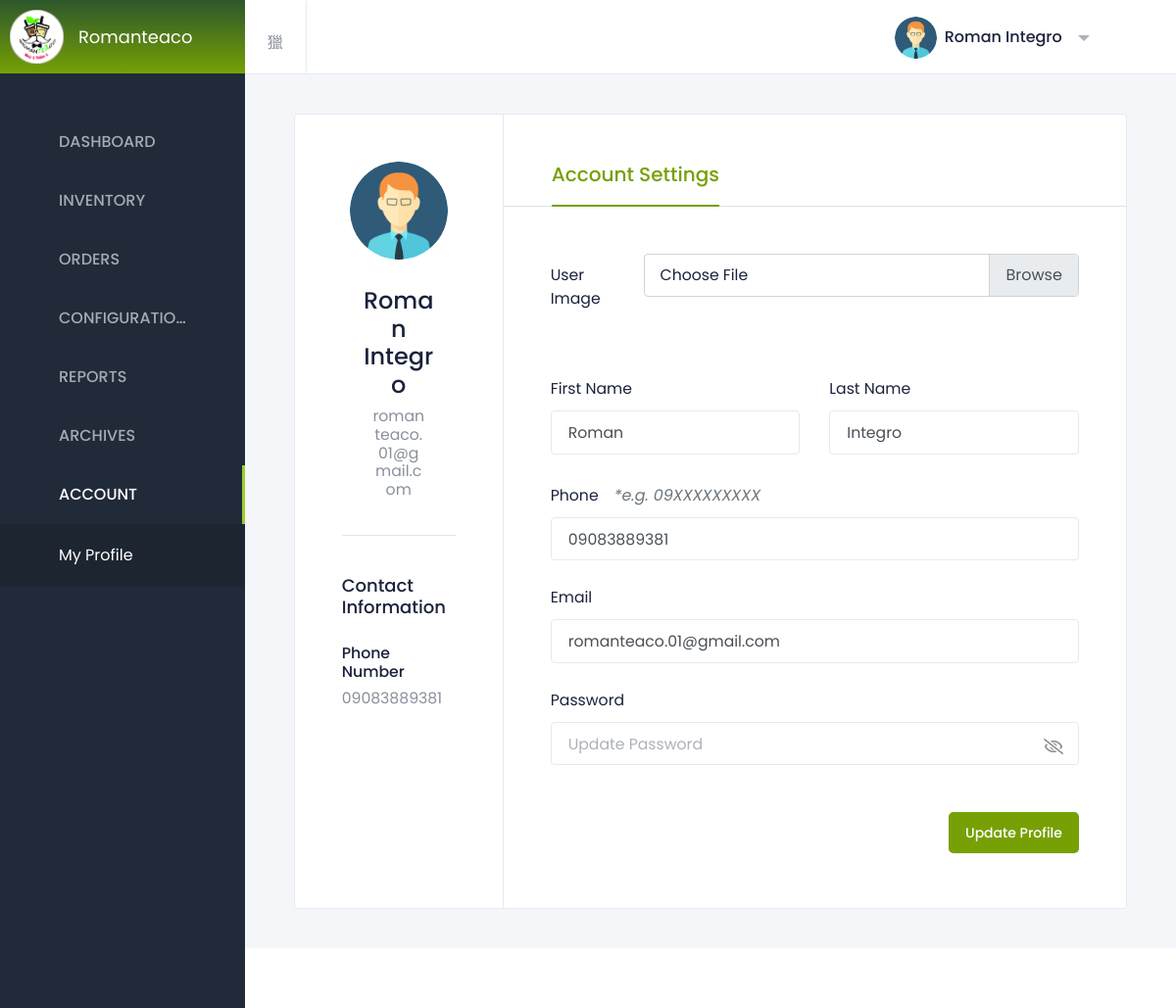
/user-profile.php (signed in), run on the app's committed database.
### tables this page shows
CREATE TABLE `system_settings` (
  `id` int(11) NOT NULL,
  `store_name` varchar(255) NOT NULL,
  `logo` varchar(255) NOT NULL,
  `email` varchar(255) NOT NULL,
  `opening_hours` varchar(255) NOT NULL,
  `address` varchar(255) NOT NULL,
  `contact_number` varchar(255) NOT NULL,
  `gcash_qr` varchar(255) NOT NULL,
  `gcash_number` varchar(255) NOT NULL
);

### user-profile.php (the view, shortened to what this page needs)
<?php
include("connection/connect.php");
?>
<!DOCTYPE html>
<html lang="en" dir="ltr">
  <head>
    <link href="https://cdn.materialdesignicons.com/4.4.95/css/materialdesignicons.min.css" rel="stylesheet" />
    <link href="assets/plugins/nprogress/nprogress.css" rel="stylesheet" />
    <link href='assets/plugins/daterangepicker/daterangepicker.css' rel='stylesheet'>
    <link rel="stylesheet" href="animations.css">
    <link rel="stylesheet" href="https://cdnjs.cloudflare.com/ajax/libs/font-awesome/5.15.1/css/all.min.css">
    <link id="sleek-css" rel="stylesheet" href="assets/css/sleek.css" />
  </head>
  <body class="header-fixed sidebar-fixed sidebar-dark header-light" id="body">
    <div class="wrapper">
        <?php
        $page = "account";
        $subpage = "my_profile";
        include("./sidebar.php");
       ?>
        <div class="page-wrapper">
          <header class="main-header " id="header">
            <nav class="navbar navbar-static-top navbar-expand-lg">
              <button id="sidebar-toggler" class="sidebar-toggle">
              </button>
              <div class="navbar-right ">
                <ul class="nav navbar-nav">
                  <li class="dropdown user-menu">
    <button href="#" class="dropdown-toggle nav-link" data-toggle="dropdown">
        <?php
        $query = "SELECT * FROM admin_user";
        $result = mysqli_query($db, $query);
        if ($result) {
            $userData = mysqli_fetch_assoc($result);
            if (!empty($userData['image'])) {
                $imageURL = $userData['image'];
                echo '<img src="' . $imageURL . '" alt="User Image" style="height: 43px; width: 43px; border-radius: 50%;">';
            } else {
                echo 'No image found.';
            }
            echo '<span class="d-none d-lg-inline-block">' . $userData['fname'] . ' ' . $userData['lname'] . '</span>';
        } else {
            echo 'Database query failed.';
        }
        ?>
    </button>
</li>
                </ul>
              </div>
            </nav>
          </header>
          <div class="content-wrapper">
            <div class="content">
<div class="bg-white border rounded">
  <div class="row no-gutters">
    <div class="col-lg-4 col-xl-3">
      <div class="profile-content-left profile-left-spacing pt-5 pb-3 px-3 px-xl-5">
        <div class="card text-center widget-profile px-0 border-0">
        <div class="card-img mx-auto rounded-circle">
    <?php
    $query = "SELECT * FROM admin_user";
    $result = mysqli_query($db, $query);
    if ($result) {
        $productData = mysqli_fetch_assoc($result);
        if (!empty($productData['image'])) {
            $imageURL = $productData['image'];
            echo '<img src="' . $imageURL . '" alt="Product Image" style="height: 100px; width: 100px;">';
        } else {
            echo 'No image found.';
        }
    } else {
        echo 'Database query failed.';
    }
    ?>
</div>
<?php
$query = "SELECT fname, lname, email, phone FROM admin_user";
$result = mysqli_query($db, $query);
$userData = array();
while ($row = mysqli_fetch_assoc($result)) {
    $userData[] = $row;
}
?>
<div class="card-body">
    <?php foreach ($userData as $user) { ?>
        <h3 class="py-2 text-dark"><?php echo $user['fname'] . ' ' . $user['lname']; ?></h3>
        <p style="padding: 0px 10px"><?php echo $user['email']; ?></p>
</div>
        </div>
        <hr class="w-100">
        <div class="contact-info pt-4">
          <h5 class="text-dark mb-1">Contact Information</h5>
          <p class="text-dark font-weight-medium pt-4 mb-2">Phone Number</p>
          <p><?php echo $user['phone']; ?></p>
          <?php } ?>
        </div>
      </div>
    </div>
    <div class="col-lg-8 col-xl-9">
      <div class="profile-content-right profile-right-spacing py-5">
        <ul class="nav nav-tabs px-3 px-xl-5 nav-style-border" id="myTab" role="tablist">
          <li class="nav-item">
            <a class="nav-link active" id="settings-tab" data-toggle="tab" href="#settings" role="tab" aria-controls="settings" aria-selected="false"><h4 style="color: #76a004;">Account Settings</h4></a>
          </li>
        </ul>
        <div class="tab-content px-3 px-xl-5" id="myTabContent">
        <?php
$query = "SELECT id, fname, lname, email, phone, password FROM admin_user WHERE id=?";
$stmt = mysqli_prepare($db, $query);
$id = 1;
mysqli_stmt_bind_param($stmt, "i", $id);
mysqli_stmt_execute($stmt);
$result = mysqli_stmt_get_result($stmt);
if ($row = mysqli_fetch_assoc($result)) {
    $fname = $row['fname'];
    $lname = $row['lname'];
    $email = $row['email'];
    $phone = $row['phone'];
}
?>
<div class="tab-pane fade show active" id="settings" role="tabpanel" aria-labelledby="settings-tab">
    <div class="tab-pane-content mt-5" style="z-index: 10;">
        <form method="post" action="<?php echo $_SERVER['PHP_SELF']; ?>" enctype="multipart/form-data">
            <div class="form-group row mb-6">
                <label for="coverImage" class="col-sm-4 col-lg-2 col-form-label">User Image</label>
                <div class="col-sm-8 col-lg-10">
                    <div class="custom-file mb-1">
                        <label for="choosefile" class="custom-file-label" id="file-label">Choose File</label>
                    </div>
                </div>
            </div>
            <div class="row mb-2">
                <div class="col-lg-6">
                    <div class="form-group">
                        <label for="firstName">First name</label>
                        <input type="text" class="form-control" id="firstName" name="firstName" placeholder="Update Firstname"
                            value="<?php echo $fname; ?>">
                    </div>
                </div>
                <div class="col-lg-6">
                    <div class="form-group">
                        <label for="lastName">Last name</label>
                        <input type="text" class="form-control" id="lastName" name="lastName" placeholder="Update Lastname"
                            value="<?php echo $lname; ?>">
                    </div>
                </div>
            </div>
            <div class="form-group mb-4">
                <label for="phone">Phone</label><span class="text-left" style="font-size:.9rem;position:absolute;margin-left: 1rem"><i class="text-muted">*e.g. 09XXXXXXXXX</i></span>
                <input type="number" class="form-control"
                oninput="javascript: if (this.value.length > this.maxLength)
                this.value = this.value.slice(0, this.maxLength);" maxlength="11"
                id="phone" name="phone" placeholder="Update Phone Number"
                value="<?php echo $phone; ?>">
            </div>
            <div class="form-group mb-4">
                <label for="email">Email</label>
                <input type="email" class="form-control" id="email" name="email" placeholder="Update Email" value="<?php echo $email; ?>">
            </div>
            <div class="form-group mb-4">
            <label for="password">Password</label>
            <input type="password" class="form-control" id="password" name="password" placeholder="Update Password">
            <div class="eye-area">
                <div class="eye-box" onclick="showPassword()">
                  <i class="far fa-eye-slash fa-xl" id="eye"></i>
                </div>
            </div>
            </div>
            <div class="d-flex justify-content-end mt-5">
                <button type="submit" class="btn mb-2 btn-pill" name="updateProfile" style="background-color: #76a004; color: #fff; border-radius: .3rem">Update Profile</button>
            </div>
        </form>
    </div>
</div>
        </div>
      </div>
    </div>
  </div>
</div>
      </div>
    </div>
    <footer class="footer mt-auto">
      <div class="copyright bg-white">
      </div>
    </footer>
    </div>
  </div>
</body>
</html>

### sidebar.php (shortened to what this page needs)
<aside class="left-sidebar bg-sidebar">
    <div id="sidebar" class="sidebar sidebar-with-footer">
    <div class="app-brand">
        <a href="#" title="Sleek Dashboard">
        <?php
    $query = "SELECT * FROM system_settings";
    $result = mysqli_query($db, $query);
    if ($result) {
        $productData = mysqli_fetch_assoc($result);
        if (!empty($productData['logo'])) {
            $imageURL = $productData['logo'];
            echo '<img src="' . $imageURL . '" alt="Product Image" style="height: 55px; width: 55px; margin-left: -15px;">';
        } else {
            echo 'No image found.';
        }
    } else {
        echo 'Database query failed.';
    }
    ?>
        <?php
$query = "SELECT store_name FROM system_settings";
$result = mysqli_query($db, $query);
if ($row = mysqli_fetch_assoc($result)) {
    $storeName = $row['store_name'];
}
?>
<span class="brand-name text-truncate"><?php echo $storeName; ?></span>
        </a>
    </div>
    <div class="" data-simplebar style="height: 100%;">
        <ul class="nav sidebar-inner" id="sidebar-menu">
        <li class="has-sub <?=$page == "dashboard" ? "active expand": ""?>">
            <a class="sidenav-item-link" href="javascript:void(0)" data-toggle="collapse" data-target="#dashboard"
            aria-expanded="false" aria-controls="dashboard">
            <span class="nav-text">Dashboard</span> <b class="caret"></b>
            </a>
        </li>
        <li class="has-sub <?=$page == "inventory" ? "active expand": ""?>">
            <a class="sidenav-item-link" href="javascript:void(0)" data-toggle="collapse" data-target="#tables"
            aria-expanded="false" aria-controls="tables">
            <span class="nav-text">Inventory</span> <b class="caret"></b>
            </a>
        </li>
        <li class="has-sub <?=$page == "orders" ? "active expand": ""?>">
            <a onclick="stopSound();" class="sidenav-item-link" href="javascript:void(0)" data-toggle="collapse" data-target="#app"
            aria-expanded="false" aria-controls="app">
            <span class="nav-text" onclick="stopSound();">Orders</span>
            <b class="caret"></b>
            </a>
        </li>
        <li class="has-sub <?=$page == "config" ? "active expand": ""?>">
            <a class="sidenav-item-link" href="javascript:void(0)" data-toggle="collapse" data-target="#widgets1"
            aria-expanded="false" aria-controls="widgets1">
            <span class="nav-text">Configuration</span> <b class="caret"></b>
            </a>
        </li>
        <li class="has-sub <?=$page == "report1" ? "active expand": ""?>">
            <a class="sidenav-item-link" href="javascript:void(0)" data-toggle="collapse" data-target="#widgets2"
            aria-expanded="false" aria-controls="widgets2">
            <span class="nav-text">Reports</span> <b class="caret"></b>
            </a>
        </li>
        <li class="has-sub <?=$page == "archives" ? "active expand": ""?>">
            <a class="sidenav-item-link" href="javascript:void(0)" data-toggle="collapse" data-target="#widget"
            aria-expanded="false" aria-controls="widget">
            <span class="nav-text">Archives</span> <b class="caret"></b>
            </a>
        </li>
        <li class="has-sub <?=$page == "account" ? "active expand": ""?>">
            <a class="sidenav-item-link" href="javascript:void(0)" data-toggle="collapse" data-target="#widgets"
            aria-expanded="false" aria-controls="widgets">
            <span class="nav-text">Account</span> <b class="caret"></b>
            </a>
            <ul class="collapse <?=$page == "account" ? "show": ""?>" id="widgets" data-parent="#sidebar-menu">
            <div class="sub-menu">
            <li class="<?=$subpage == "my_profile" ? "active": ""?>">
                <a class="sidenav-item-link" href="user-profile.php">
                    <span class="nav-text">My Profile</span>
                </a>
                </li>
            </div>
            </ul>
        </li>
        </ul>
    </div>
    </div>
</aside>

### user-profile.php (style rules this page uses)
.content { animation: transitionIn-Y-bottom 1s; }
.eye-area { float: right; margin-top: -1.7rem; margin-right: 1rem; }
.eye-box { display: flex; justify-content: center; align-items: center; position: relative; }
#eye { color: #888; opacity: 1; }

### data on the page
system_settings: logo (picture), store_name "Romanteaco"

### other printed values
$userData['fname'] "Roman"
$userData['lname'] "Integro"
$user['fname'] "Roman"
$user['lname'] "Integro"
$user['email'] "romanteaco.01@gmail.com"
$user['phone'] "09083889381"
